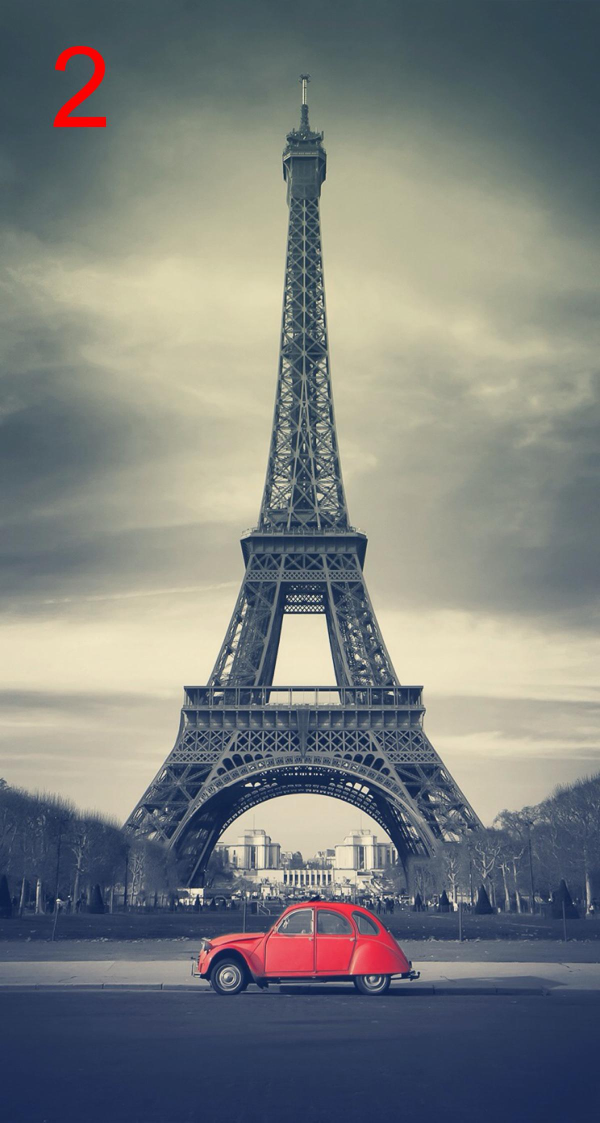
#> input picture code/0005/images/haha.jpg, 1200 x 2245 px (shown at 1/2 size); its folder holds 2 pictures in this run
$ python 0005.py   (older library calls are emulated)
#> lines starting #> are read from the running program, lines starting #| are printed output that depends on the picture
# 你有一个目录，装了很多照片，把它们的尺寸变成都不大于 iPhone5 分辨率的大小。
#-*- coding:utf-8 -*-

import os
from PIL import Image,ImageDraw,ImageFont
import imghdr

#判断该文件是否为图片
def isPic(file):
	if(i.endswith('.jpg') or i.endswith('.png') or i.endswith('.gif')):
		return True;
	else:
		return False;

#iphone5分辨率1136×640
def changeSize(oldsize):
	if oldsize[0]<640  and oldsize[1]<1136:
		return oldsize
	else:
		w=oldsize[0]/640
		h=oldsize[1]/1136
		scale=w if w>h else h
		return ((int)(oldsize[0]/scale),(int)(oldsize[1]/scale))


images=os.listdir('images')
print(images)
for i in images:
	if(isPic(i)==True):
		image=Image.open('images/'+i,'r')
#> image is the input picture: PIL image 1200x2245 RGB; mean R, G, B 123.2, 127.1, 125.8
		#print(image.size)
		targetSize=changeSize(image.size)
#> targetSize = (607, 1136)
		print(targetSize)
#| (607, 1136)
		if(targetSize!=image.size):
			image.thumbnail(targetSize,Image.ANTIALIAS)
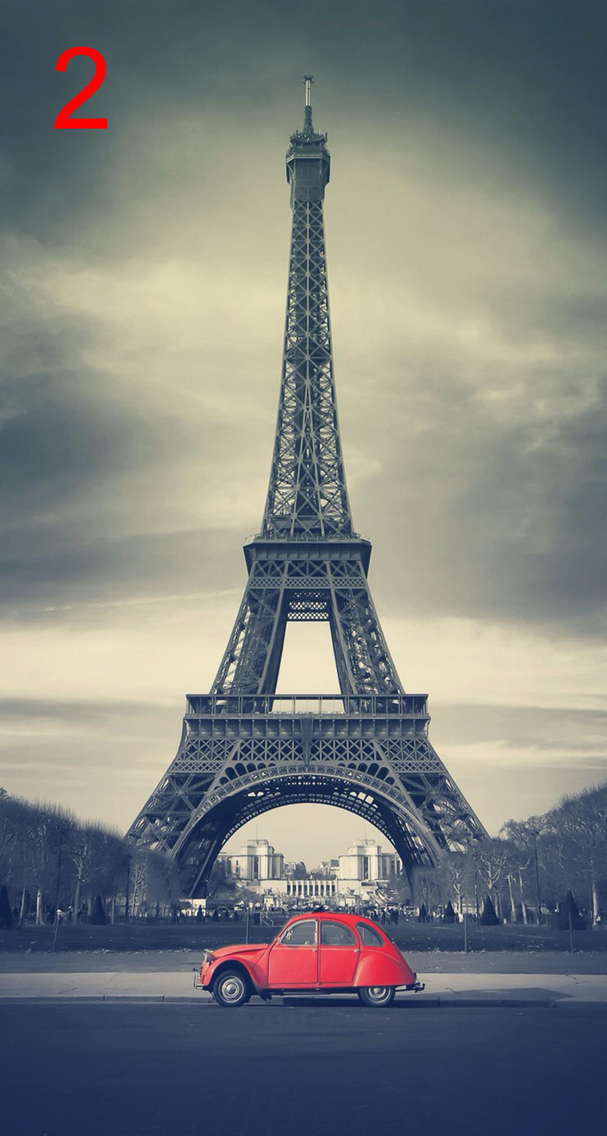
#> image: PIL image 607x1136 RGB; mean R, G, B 123.2, 127.1, 125.8
			image.save("images/new_"+i,"jpeg")
